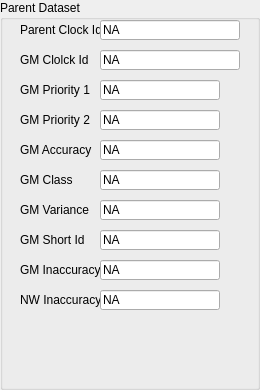
  <widget class="QGroupBox" name="PtpOcParentDsGroupBox">
   <property name="geometry">
    <rect>
     <x>830</x>
     <y>250</y>
     <width>260</width>
     <height>390</height>
    </rect>
   </property>
   <property name="title">
    <string>Parent Dataset</string>
   </property>
   <widget class="QLabel" name="PtpOcParentDsParentClockIdLabel">
    <property name="geometry">
     <rect>
      <x>20</x>
      <y>20</y>
      <width>80</width>
      <height>20</height>
     </rect>
    </property>
    <property name="text">
     <string>Parent Clock Id</string>
    </property>
   </widget>
   <widget class="QLineEdit" name="PtpOcParentDsParentClockIdValue">
    <property name="enabled">
     <bool>true</bool>
    </property>
    <property name="geometry">
     <rect>
      <x>100</x>
      <y>20</y>
      <width>140</width>
      <height>20</height>
     </rect>
    </property>
    <property name="text">
     <string>NA</string>
    </property>
    <property name="readOnly">
     <bool>true</bool>
    </property>
   </widget>
   <widget class="QLabel" name="PtpOcParentDsGmClockIdLabel">
    <property name="geometry">
     <rect>
      <x>20</x>
      <y>50</y>
      <width>80</width>
      <height>20</height>
     </rect>
    </property>
    <property name="text">
     <string>GM Clolck Id</string>
    </property>
   </widget>
   <widget class="QLineEdit" name="PtpOcParentDsGmClockIdValue">
    <property name="enabled">
     <bool>true</bool>
    </property>
    <property name="geometry">
     <rect>
      <x>100</x>
      <y>50</y>
      <width>140</width>
      <height>20</height>
     </rect>
    </property>
    <property name="text">
     <string>NA</string>
    </property>
    <property name="readOnly">
     <bool>true</bool>
    </property>
   </widget>
   <widget class="QLineEdit" name="PtpOcParentDsGmPriority1Value">
    <property name="enabled">
     <bool>true</bool>
    </property>
    <property name="geometry">
     <rect>
      <x>100</x>
      <y>80</y>
      <width>120</width>
      <height>20</height>
     </rect>
    </property>
    <property name="text">
     <string>NA</string>
    </property>
    <property name="readOnly">
     <bool>true</bool>
    </property>
   </widget>
   <widget class="QLabel" name="PtpOcParentDsGmPriority1Label">
    <property name="geometry">
     <rect>
      <x>20</x>
      <y>80</y>
      <width>80</width>
      <height>20</height>
     </rect>
    </property>
    <property name="text">
     <string>GM Priority 1</string>
    </property>
   </widget>
   <widget class="QLineEdit" name="PtpOcParentDsGmPriority2Value">
    <property name="enabled">
     <bool>true</bool>
    </property>
    <property name="geometry">
     <rect>
      <x>100</x>
      <y>110</y>
      <width>120</width>
      <height>20</height>
     </rect>
    </property>
    <property name="text">
     <string>NA</string>
    </property>
    <property name="readOnly">
     <bool>true</bool>
    </property>
   </widget>
   <widget class="QLabel" name="PtpOcParentDsPriority2Label">
    <property name="geometry">
     <rect>
      <x>20</x>
      <y>110</y>
      <width>80</width>
      <height>20</height>
     </rect>
    </property>
    <property name="text">
     <string>GM Priority 2</string>
    </property>
   </widget>
   <widget class="QLineEdit" name="PtpOcParentDsGmAccuracyValue">
    <property name="enabled">
     <bool>true</bool>
    </property>
    <property name="geometry">
     <rect>
      <x>100</x>
      <y>140</y>
      <width>120</width>
      <height>20</height>
     </rect>
    </property>
    <property name="text">
     <string>NA</string>
    </property>
    <property name="readOnly">
     <bool>true</bool>
    </property>
   </widget>
   <widget class="QLabel" name="PtpOcParentDsGmAccuracyLabel">
    <property name="geometry">
     <rect>
      <x>20</x>
      <y>140</y>
      <width>80</width>
      <height>20</height>
     </rect>
    </property>
    <property name="text">
     <string>GM Accuracy</string>
    </property>
   </widget>
   <widget class="QLineEdit" name="PtpOcParentDsGmClassValue">
    <property name="enabled">
     <bool>true</bool>
    </property>
    <property name="geometry">
     <rect>
      <x>100</x>
      <y>170</y>
      <width>120</width>
      <height>20</height>
     </rect>
    </property>
    <property name="text">
     <string>NA</string>
    </property>
    <property name="readOnly">
     <bool>true</bool>
    </property>
   </widget>
   <widget class="QLabel" name="PtpOcParentDsGmClassLabel">
    <property name="geometry">
     <rect>
      <x>20</x>
      <y>170</y>
      <width>80</width>
      <height>20</height>
     </rect>
    </property>
    <property name="text">
     <string>GM Class</string>
    </property>
   </widget>
   <widget class="QLabel" name="PtpOcParentDsGmShortIdLabel">
    <property name="geometry">
     <rect>
      <x>20</x>
      <y>230</y>
      <width>80</width>
      <height>20</height>
     </rect>
    </property>
    <property name="text">
     <string>GM Short Id</string>
    </property>
   </widget>
   <widget class="QLineEdit" name="PtpOcParentDsGmShortIdValue">
    <property name="enabled">
     <bool>true</bool>
    </property>
    <property name="geometry">
     <rect>
      <x>100</x>
      <y>230</y>
      <width>120</width>
      <height>20</height>
     </rect>
    </property>
    <property name="text">
     <string>NA</string>
    </property>
    <property name="readOnly">
     <bool>true</bool>
    </property>
   </widget>
   <widget class="QLineEdit" name="PtpOcParentDsGmInaccuracyValue">
    <property name="enabled">
     <bool>true</bool>
    </property>
    <property name="geometry">
     <rect>
      <x>100</x>
      <y>260</y>
      <width>120</width>
      <height>20</height>
     </rect>
    </property>
    <property name="text">
     <string>NA</string>
    </property>
    <property name="readOnly">
     <bool>true</bool>
    </property>
   </widget>
   <widget class="QLabel" name="PtpOcParentDsGmInaccuracyLabel">
    <property name="geometry">
     <rect>
      <x>20</x>
      <y>260</y>
      <width>80</width>
      <height>20</height>
     </rect>
    </property>
    <property name="text">
     <string>GM Inaccuracy</string>
    </property>
   </widget>
   <widget class="QLineEdit" name="PtpOcParentDsNwInaccuracyValue">
    <property name="enabled">
     <bool>true</bool>
    </property>
    <property name="geometry">
     <rect>
      <x>100</x>
      <y>290</y>
      <width>120</width>
      <height>20</height>
     </rect>
    </property>
    <property name="text">
     <string>NA</string>
    </property>
    <property name="readOnly">
     <bool>true</bool>
    </property>
   </widget>
   <widget class="QLabel" name="PtpOcParentDsNwInaccuracyLabel">
    <property name="geometry">
     <rect>
      <x>20</x>
      <y>290</y>
      <width>80</width>
      <height>20</height>
     </rect>
    </property>
    <property name="text">
     <string>NW Inaccuracy</string>
    </property>
   </widget>
   <widget class="QLabel" name="PtpOcParentDsGmVarianceLabel">
    <property name="geometry">
     <rect>
      <x>20</x>
      <y>200</y>
      <width>80</width>
      <height>20</height>
     </rect>
    </property>
    <property name="text">
     <string>GM Variance</string>
    </property>
   </widget>
   <widget class="QLineEdit" name="PtpOcParentDsGmVarianceValue">
    <property name="enabled">
     <bool>true</bool>
    </property>
    <property name="geometry">
     <rect>
      <x>100</x>
      <y>200</y>
      <width>120</width>
      <height>20</height>
     </rect>
    </property>
    <property name="text">
     <string>NA</string>
    </property>
    <property name="readOnly">
     <bool>true</bool>
    </property>
   </widget>
  </widget>
